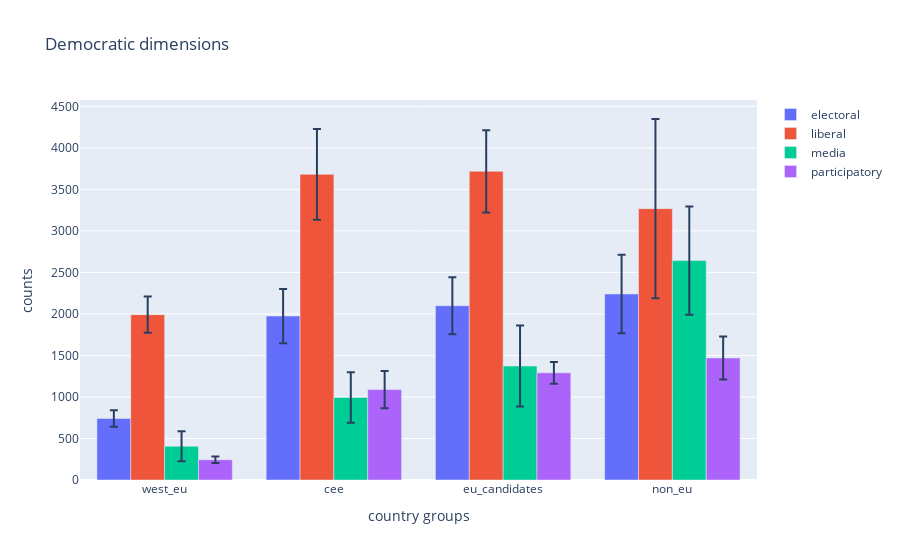

Notebook code cell kept with this figure:
### Code cell
fig = plot_country_groups(df_grouped)

### Figure 1 — Plotly figure (JSON) as saved in the notebook; plotly's stock layout.template omitted (floating-point values rounded to 4 significant figures)
{"data": [{"error_y": {"array": [98.13, 327.5, 342.9, 472.0], "type": "data", "visible": true}, "name": "electoral", "type": "bar", "x": ["west_eu", "cee", "eu_candidates", "non_eu"], "y": [741.0, 1974.0, 2099.0, 2241.0]}, {"error_y": {"array": [218.5, 547.0, 495.6, 1080.0], "type": "data", "visible": true}, "name": "liberal", "type": "bar", "x": ["west_eu", "cee", "eu_candidates", "non_eu"], "y": [1991.0, 3681.0, 3718.0, 3268.0]}, {"error_y": {"array": [181.5, 303.5, 486.5, 652.4], "type": "data", "visible": true}, "name": "media", "type": "bar", "x": ["west_eu", "cee", "eu_candidates", "non_eu"], "y": [406.1, 994.1, 1373.0, 2642.0]}, {"error_y": {"array": [38.85, 223.7, 131.9, 259.1], "type": "data", "visible": true}, "name": "participatory", "type": "bar", "x": ["west_eu", "cee", "eu_candidates", "non_eu"], "y": [244.3, 1089.0, 1290.0, 1470]}], "layout": {"barmode": "group", "title": {"text": "Democratic dimensions"}, "xaxis": {"title": {"text": "country groups"}}, "yaxis": {"title": {"text": "counts"}}}}
